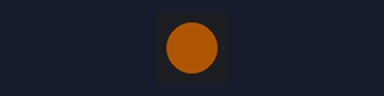
The sketch below on a simulated Arduino Mega 2560, built with avr-gcc and run on an emulated ATmega2560. Shown: 1 RGB LEDs in strip order, left to right. Dim RGB values are drawn brighter than linear.

Above: at 0.05 s.
At 0.96 s:
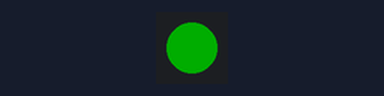
At 1.56 s:
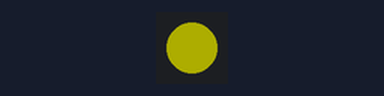
At 2.67 s:
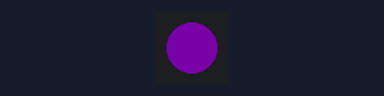
Timing chart, 0 to 3.0 s (numbered marks = the images above):
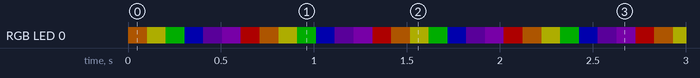

Measured:
- by itself, RGB LED 0: repeats every 0.71 s: RGB(51, 51, 0) 0.10 s, RGB(0, 51, 0) 0.10 s, RGB(0, 0, 51) 0.10 s, RGB(15, 0, 26) 0.10 s, RGB(30, 0, 42) 0.10 s, RGB(51, 0, 0) 0.10 s, RGB(51, 25, 0) 0.10 s
- by itself, everything shown: repeats every 0.71 s, in 7 steps

The sketch:

rainbow_rgb_led.ino
```cpp
#include <Adafruit_NeoPixel.h>

constexpr uint8_t RGB_LED_PIXEL_PIN = 48;
constexpr uint8_t RGB_LED_PIXELS_COUNT = 1;

Adafruit_NeoPixel rgb_led(RGB_LED_PIXELS_COUNT, RGB_LED_PIXEL_PIN, NEO_GRB + NEO_KHZ800);

constexpr uint8_t MIN_IN_BRIGHTNESS = 0;
constexpr uint8_t MAX_IN_BRIGHTNESS = 100;
constexpr uint8_t MIN_OUT_BRIGHTNESS = 0;
constexpr uint8_t MAX_OUT_BRIGHTNESS = 255;
constexpr uint8_t BRIGHTNESS = 20; // 0-100 (%)

uint32_t RED_COLOR    = rgb_led.Color(255, 0, 0);
uint32_t ORANGE_COLOR = rgb_led.Color(255, 127, 0);
uint32_t YELLOW_COLOR = rgb_led.Color(255, 255, 0);
uint32_t GREEN_COLOR  = rgb_led.Color(0, 255, 0);
uint32_t CYAN_COLOR   = rgb_led.Color(0, 0, 255);
uint32_t INDIGO_COLOR = rgb_led.Color(75, 0, 130);
uint32_t VIOLET_COLOR = rgb_led.Color(148, 0, 211);

constexpr uint8_t RAINBOW_COLORS_COUNT = 7;
uint32_t rainbow[RAINBOW_COLORS_COUNT] = {
  RED_COLOR,
  ORANGE_COLOR,
  YELLOW_COLOR,
  GREEN_COLOR,
  CYAN_COLOR,
  INDIGO_COLOR,
  VIOLET_COLOR
};

constexpr uint32_t COLOR_UPDATE_PERIOD_MILLIS = 100;
constexpr uint8_t NEXT_COLOR_STEP = 1;

int8_t current_color = 0;
uint32_t next_color_update_millis = 0;

void setup() {
  rgb_led.begin();
  rgb_led.setBrightness(map(BRIGHTNESS, MIN_IN_BRIGHTNESS, MAX_IN_BRIGHTNESS, MIN_OUT_BRIGHTNESS, MAX_OUT_BRIGHTNESS));
}

void loop() {
  if (next_color_update_millis < millis()) {
    current_color = (current_color + NEXT_COLOR_STEP + RAINBOW_COLORS_COUNT) % RAINBOW_COLORS_COUNT;
    for(int i = 0; i < RGB_LED_PIXELS_COUNT; i++) {
      rgb_led.setPixelColor(i, rainbow[current_color]);
    }
    rgb_led.show();
    next_color_update_millis = millis() + COLOR_UPDATE_PERIOD_MILLIS;
  }
}
```
